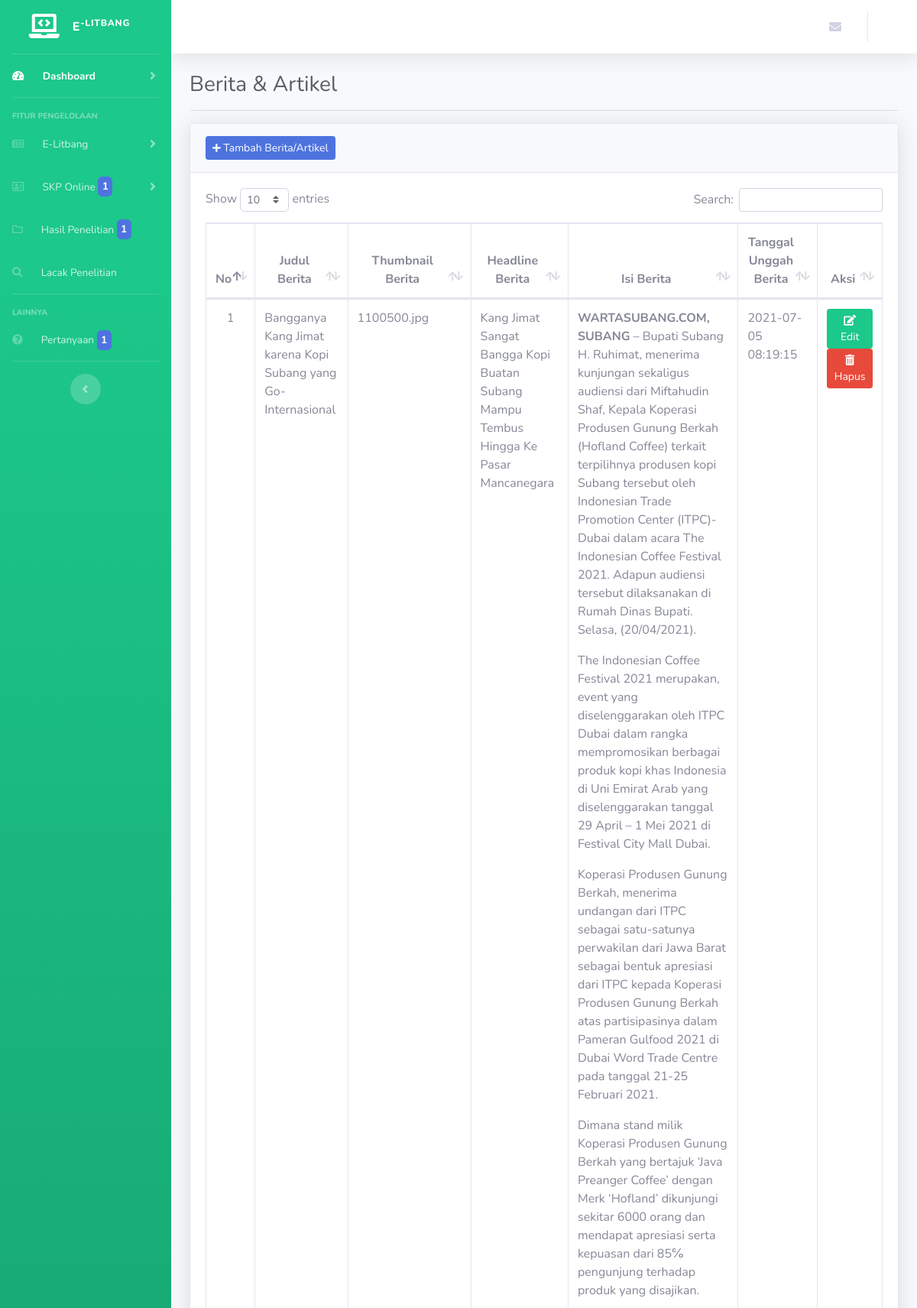
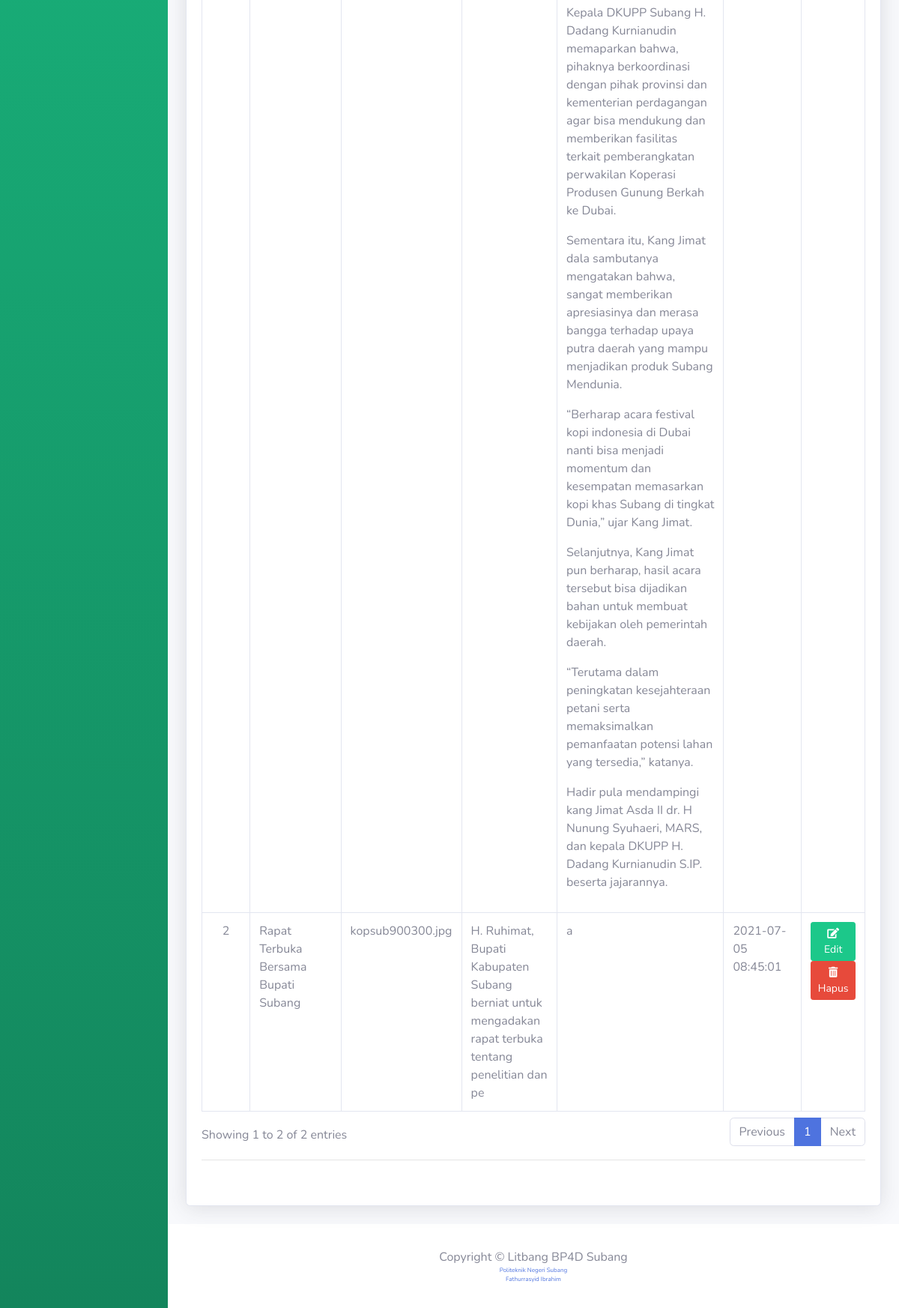
/litbang/berita_artikel (signed in), run on the app's committed database (2 pictures, top to bottom).
### tables this page shows
CREATE TABLE `beritaartikel` (
  `id_berita` int(11) NOT NULL,
  `judulberita` text NOT NULL,
  `thumbnailberita` varchar(100) NOT NULL,
  `headlineberita` varchar(100) NOT NULL,
  `tanggalberita` timestamp NOT NULL DEFAULT CURRENT_TIMESTAMP ON UPDATE CURRENT_TIMESTAMP,
  `isiberita` text NOT NULL
);

### application/controllers/SKP/Litbang/BeritaArtikel.php (called while the page is built, shortened)
<?php
class BeritaArtikel extends CI_Controller {
	public function index()
	{
		$data['beritaartikel'] = $this->ModelLitbang->getBeritaArtikel();
		$this->load->view('templates/litbang/header');
		$this->load->view('templates/litbang/sidebar');
		$this->load->view('templates/admin/srponline/navbar');
		$this->load->view('litbang/beritaArtikel', $data);
		$this->load->view('templates/admin/srponline/footer');
	}
}

### index.php (called while the page is built, shortened)
<?php
require_once BASEPATH.'core/CodeIgniter.php';

### application/models/ModelLitbang.php (called while the page is built, shortened)
<?php
class ModelLitbang extends CI_Model {
  public function getBeritaArtikel()
  {
    return $this->db->get('beritaartikel')->result_array();
  }
}

### application/views/litbang/beritaArtikel.php (the view, shortened to what this page needs)
<div class="container-fluid">
  <h1 class="h3 mb-2 text-gray-800">Berita & Artikel</h1>
  <hr>
  <div class="card shadow mb-4">
    <div class="card-header py-3">
      <a class="btn btn-sm btn-primary" href="<?= base_url(); ?>litbang/berita_artikel/tambah"><i class="fas fa-plus fa-sm"></i> Tambah Berita/Artikel</a>
    </div>
    <div class="card-body">
      <div class="table-responsive">
        <table class="table table-bordered" id="dataTable" width="100%" cellspacing="0">
          <thead>
            <tr>
              <th class="not_mapped_style" style="text-align: center;">No</th>
              <th class="not_mapped_style" style="text-align: center;">Judul Berita</th>
              <th class="not_mapped_style" style="text-align: center;">Thumbnail Berita</th>
              <th class="not_mapped_style" style="text-align: center;">Headline Berita</th>
              <th class="not_mapped_style" style="text-align: center;">Isi Berita</th>
              <th class="not_mapped_style" style="text-align: center;">Tanggal Unggah Berita</th>
              <th class="not_mapped_style" style="text-align: center;">Aksi</th>
            </tr>
          </thead>
          <tbody>
            <?php
            $no = 1;
            foreach ($beritaartikel as $key) { ?>
              <tr>
                <td align="center"><?php echo $no++ ?></td>
                <td>
                    <?php echo $key ['judulberita'] ?>
                </td>
                <td>
                    <?php echo $key ['thumbnailberita'] ?>
                </td>
                <td>
                    <?php echo $key ['headlineberita'] ?>
                </td>
                <td>
                    <?php echo $key ['isiberita'] ?>
                </td>
                <td>
                    <?php echo $key ['tanggalberita'] ?>
                </td>
                <td class="text-center">
                   <a class="btn btn-sm btn-success" href="<?= base_url('litbang/berita_artikel/edit/' .$key['id_berita']); ?>"><i class="fas fa-edit"></i> Edit</a>
                  <button type="button" class="btn btn-sm btn-danger" data-toggle="modal" data-target="#hapusBerita<?= $key['id_berita']; ?>"><i class="fas fa-trash-alt"></i> Hapus</button>
              </td>
              </tr>
            <?php } ?>
          </tbody>
        </table>
        <hr>
        <br>
      </div>
    </div>
  </div>
</div>

### data on the page
beritaartikel: judulberita "Bangganya Kang Jimat karena Kopi Subang yang Go-Internasional", thumbnailberita "1100500.jpg", headlineberita "Kang Jimat Sangat Bangga Kopi Buatan Subang Mampu Tembus Hingga Ke Pasar Mancanegara", isiberita "WARTASUBANG.COM, SUBANG – Bupati Subang H. Ruhimat, menerima kunjungan sekaligus audiensi dari Miftahudin Shaf, Kepala Koperasi Produsen Gunung Berkah (Hofland Coffee) terkait terpilihnya produsen kopi Subang tersebut oleh Indonesian Trade Promotion Center (ITPC)-Dubai dalam acara The Indonesian Coffee Festival 2021. Adapun audiensi tersebut dilaksanakan di Rumah Dinas Bupati. Selasa, (20/04/2021). The Indonesian Coffee Festival 2021 merupakan, event yang diselenggarakan oleh ITPC Dubai dalam rangka mempromosikan berbagai produk kopi khas Indonesia di Uni Emirat Arab yang diselenggarakan tanggal 29 April – 1 Mei 2021 di Festival City Mall Dubai. Koperasi Produsen Gunung Berkah, menerima…", tanggalberita "2021-07-05 08:19:15"
beritaartikel: judulberita "Rapat Terbuka Bersama Bupati Subang", thumbnailberita "kopsub900300.jpg", headlineberita "H. Ruhimat, Bupati Kabupaten Subang berniat untuk mengadakan rapat terbuka tentang penelitian dan pe", isiberita "a", tanggalberita "2021-07-05 08:45:01"

### other printed values
$jumlahPemohon "1"
$jumlahDokumen "1"
$jumlahPertanyaan "1"
